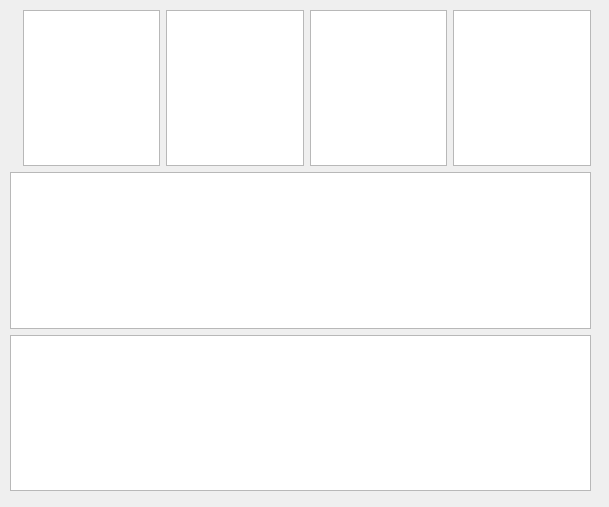
<?xml version="1.0" encoding="UTF-8"?>
<ui version="4.0">
 <class>Dialog</class>
 <widget class="QDialog" name="Dialog">
  <property name="geometry">
   <rect>
    <x>0</x>
    <y>0</y>
    <width>609</width>
    <height>507</height>
   </rect>
  </property>
  <property name="windowTitle">
   <string>Dialog</string>
  </property>
  <widget class="QWidget" name="verticalLayoutWidget">
   <property name="geometry">
    <rect>
     <x>10</x>
     <y>10</y>
     <width>581</width>
     <height>481</height>
    </rect>
   </property>
   <layout class="QVBoxLayout" name="verticalLayout">
    <item>
     <layout class="QHBoxLayout" name="horizontalLayout">
      <item>
       <widget class="QLabel" name="label">
        <property name="text">
         <string/>
        </property>
       </widget>
      </item>
      <item>
       <widget class="QTextBrowser" name="textBrowser_3"/>
      </item>
      <item>
       <widget class="QTextBrowser" name="textBrowser_4"/>
      </item>
      <item>
       <widget class="QTextBrowser" name="textBrowser_5"/>
      </item>
      <item>
       <widget class="QTextBrowser" name="textBrowser_6"/>
      </item>
     </layout>
    </item>
    <item>
     <widget class="QTextBrowser" name="textBrowser"/>
    </item>
    <item>
     <widget class="QTextBrowser" name="textBrowser_2"/>
    </item>
   </layout>
  </widget>
 </widget>
 <resources/>
 <connections/>
</ui>
